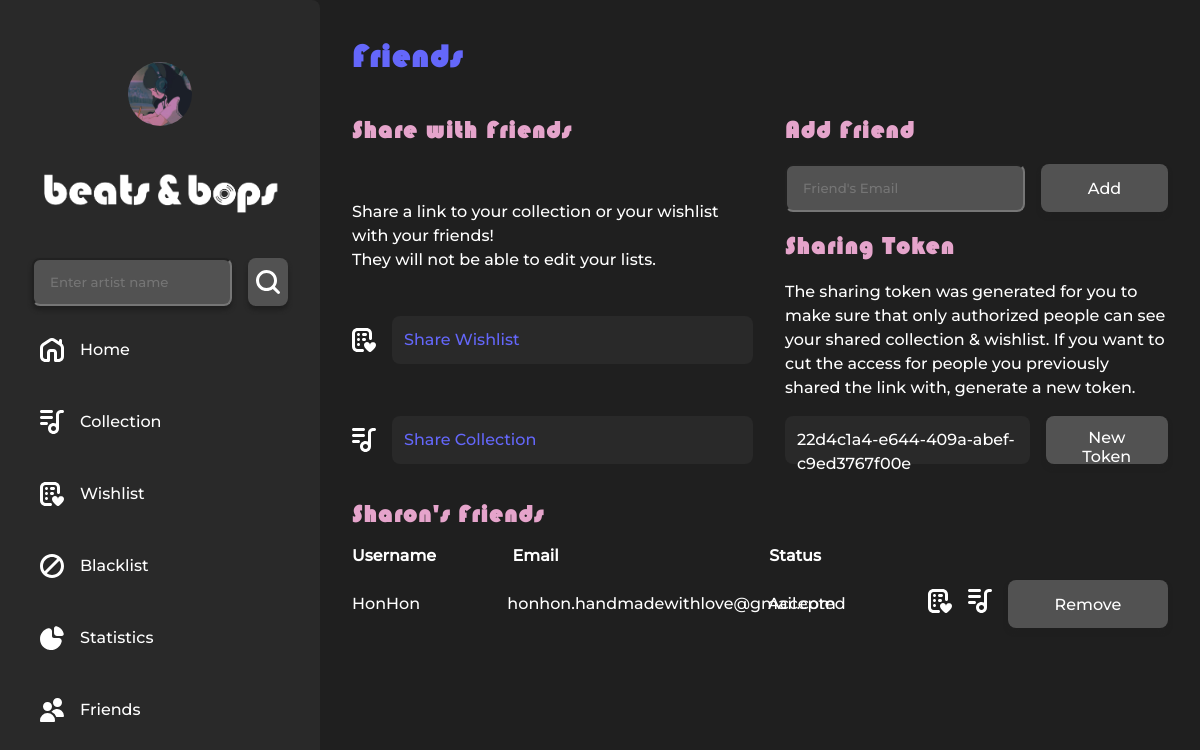
The page /friends/ (signed in) on the database its author committed.
### home/models.py (models this page shows, shortened)
class Profile(models.Model):
    user = models.OneToOneField(User, on_delete=models.CASCADE)
    image = models.ImageField(upload_to='profile_images/', null=True, blank=True)

### friends/models.py (models this page shows, shortened)
class SharingToken(models.Model):
    user = models.OneToOneField(User, on_delete=models.CASCADE, related_name='user_token')
    token = models.CharField(default=generate_unique_token, max_length=36, unique=True)

class Friend(models.Model):
    user = models.ForeignKey(User, on_delete=models.CASCADE)
    friend_name = models.CharField(max_length=100, blank=True)
    friend_email = models.EmailField()
    status = models.CharField(max_length=10, choices=[('pending', 'Pending'), ('accepted', 'Accepted'), ('guest', 'Guest')], default='pending')

### friends/views.py (the view)
# urls.py: path('', views.friends_view, name='friends_view'),
@login_required
def friends_view(request):
    user = request.user
    user_token, created = SharingToken.objects.get_or_create(user=user)
    if request.method == 'POST':
        if 'remove_friend' in request.POST:
            friend_email = request.POST.get('friend_email')
            friend = Friend.objects.filter(user=request.user, friend_email=friend_email).first()
            if friend:
                reciprocal_friend = Friend.objects.filter(user__email=friend_email, friend_email=request.user.email).first()
                if reciprocal_friend:
                    reciprocal_friend.delete()
                friend.delete()
                friend_list = FriendList.objects.get(user=request.user)
                friend_list.friends.remove(friend)
            return redirect('friends_view')
        else:
            form = FriendForm(request.POST)
            if form.is_valid():
                friend_email = form.cleaned_data['friend_email']
                friend_user = User.objects.filter(email=friend_email).first()
                if friend_user and friend_user != request.user:
                    friend = Friend(user=request.user, friend_email=friend_email, friend_name=friend_user.username, status='pending')
                    friend.save()
                    reciprocal_friend = Friend(user=friend_user, friend_email=request.user.email, friend_name=request.user.username, status='pending')
                    reciprocal_friend.save()
                    send_friend_request_email(friend, request)
                else:
                    friend = form.save(commit=False)
                    friend.user = request.user
                    friend.status = 'guest'
                    friend.save()
                    send_invitation_email(friend, request)
                return redirect('friends_view')
    else:
        form = FriendForm()
    friends = Friend.objects.filter(user=request.user).exclude(friend_email=request.user.email)
    return render(request, 'friends/friends.html', {'form': form, 'friends': friends, 'token': user_token.token})

### friends/forms.py
class FriendForm(forms.ModelForm):
    class Meta:
        model = Friend
        fields = ['friend_email']

### users/context_processors.py (called while the page is built)
def settings(request):
    return {
        'settings': django_settings,
    }

### friends/templates/friends/friends.html (shortened to what this page needs)
{% extends 'base_with_sidebar.html' %}
{% load static %}
{% block extra_css %}
    <link rel="stylesheet" href="{% static 'css/apps/friends/friends.css' %}" type="text/css">
{% endblock %}
{% block maincontent %}
<div cladss="full-block">
    <div id="friend-page">
        <h1>Friends</h1>
        <div id="user-block">
            <div id="share-userinfo">
                <h2>Share with Friends</h2>
                <p>Share a link to your collection or your wishlist with your friends!</br>They will not be able to edit your lists.</p>
                <div id="my-wishlist" class="share-link">
                    <img class="icon" src="{% static 'icons/wishlist.svg' %}">
                    <div id="wishlist-link" class="link">
                        <a id="wishlist-share-link" href="{% url 'shared_user_wishlist' token %}">Share Wishlist</a>
                    </div>
                </div>
                <div id="my-collection" class="share-link">
                    <img class="icon" src="{% static 'icons/collection.svg' %}">
                    <div id="collection-link" class="link">
                        <a id="collection-share-link" href="{% url 'shared_user_collection' token %}">Share Collection</a>
                    </div>
                </div>
            </div>
            <div id="add-friend">
                <h2>Add Friend</h2>
                <form method="post" id="add-friend-form">
                    <input id="friend-email" type="email" name="friend_email" placeholder="Friend's Email" required>
                    <button type="submit" name="add_friend" class="button">Add</button>
                </form>
                <div id="token-section">
                    <h2>Sharing Token</h2>
                    <p>The sharing token was generated for you to make sure that only authorized people can see your shared collection & wishlist. If you want to cut the access for people you previously shared the link with, generate a new token. </p>
                    <div id="token-box">
                        <div id="token-display">{{ token }}</div>
                        <button id="generate-token-button" class="button">New Token</button>
                    </div>
                </div>
            </div>
        </div>
        <div id="friend-block">
            <h2>{{ user.first_name }}'s Friends</h2>
                <div id="friend-legend">
                    <div class="friend-username">
                        Username
                    </div>
                    <div class="friend-mail">
                        Email
                    </div>
                    <div class="friend-status">
                        Status
                    </div>
                </div>
                {% for friend in friends %}
                    <div class="friend">
                        <div class="friend-info">
                            <div class="friend-username">
                                {{ friend.friend_name }}{% if friend.status == 'guest' %}(Guest){% endif %}
                            </div>
                            <div class="friend-mail">
                                {{ friend.friend_email }}
                            </div>
                            <div class="friend-status">
                                {{ friend.get_status_display }}
                            </div>
                        </div>
                        <div class="friend-controls">
                            <a id="see-wishlist" href="{% url 'user_wishlist' friend.friend_name %}">
                                <img class="icon" src="{% static 'icons/wishlist.svg' %}">
                            </a>
                            <a id="see-collection" href="{% url 'user_collection' friend.friend_name %}">
                                <img class="icon" src="{% static 'icons/collection.svg' %}">
                            </a>
                            <form method="post" action="{% url 'friends_view' %}">
                                <button type="submit" name="remove_friend" class="button">Remove</button>
                            </form>
                        </div>
                    </div>
                {% endfor %}
        </div>
    </div>
</div>
{% endblock %}

### templates/sidebar.html (shortened to what this page needs)
{% load static %}
{% block content %}
    <div class="sidebar">
        <div id="profile-button" data-profile-url="{% url 'user_profile' %}">
            {% if user.profile.image %}
                <img id="profile-image-small" src="{{ user.profile.image.url }}">
            {% else %}
                <img id="profile-image-small" src="{% static 'img/default.jpg' %}">
            {% endif %}
        </div>
        <div class="sidebar-logo">
            <a href="{% url 'index' %}">
                <img src="{% static 'img/logo.png' %}" alt="Logo" class="logo-img">
            </a>
        </div>
        <div class="searchbar"  name="searchbar" >
            <form method="POST" class="search-form" action="{% url 'artist_search' %}">
                <div class="input-group">
                    <input type="text" name="artist_name" id="artist-name" placeholder="Enter artist name" class="input-field" required>
                    <button type="submit" class="button"> <img class="icon" src="{% static 'icons/search.svg' %}"> </button>
                </div>
            </form>
        </div>
        <div class="sidebar-item" id="home-button" data-home-url="{% url 'index' %}">
            <img class="icon" src="{% static 'icons/home.svg' %}">Home
        </div>
        <div class="sidebar-item" id="collection-button" data-collection-url="{% url 'collection_overview' %}">
            <img class="icon" src="{% static 'icons/collection.svg' %}">Collection
        </div>
        <div class="sidebar-item" id="wishlist-button" data-wishlist-url="{% url 'wishlist_overview' %}">
            <img class="icon" src="{% static 'icons/wishlist.svg' %}">Wishlist
        </div>
        <div class="sidebar-item" id="blacklist-button" data-blacklist-url="{% url 'blacklist_overview' %}">
            <img class="icon" src="{% static 'icons/blacklist.svg' %}">Blacklist
        </div>
        <div class="sidebar-item" id="dashboard-button" data-dashboard-url="{% url 'dashboard' %}">
            <img class="icon" src="{% static 'icons/dashboard.svg' %}">Statistics
        </div>
        <div class="sidebar-item" id="friends-button" data-friends-url="{% url 'friends_view' %}">
            <img class="icon" src="{% static 'icons/friends.svg' %}">Friends
        </div>
    </div>
{% endblock %}

### static/css/themes/winter_theme.css (style rules this page uses)
:root { --accent100: #6467fa; --accent90: #4e50de; --accentVariantA100: #9C8185; --accentVariantB100: #E5A4CB; }

### static/css/apps/friends/friends.css (style rules this page uses)
button { display: inline; }
form { display: inline; background-color: var(--neutral100); }
#friend-page { display: flex; flex-direction: column ; justify-content: space-between; gap: var(--gapBigBlocks); }
#user-block { display: flex; flex-direction: row; gap: var(--gapBigBlocks); justify-content: space-between; }
#share-userinfo { flex-grow: 1; display: flex; flex-direction: column; justify-content: space-between; }
#share-userinfo p { height: 3rem; margin: 0 0 var(--gapDistance) 0; }
#add-friend { display: flex; flex-direction: column; width: 60%; gap: var(--gapDistance); }
#add-friend-form { display: flex; flex-direction: row; gap: var(--gapDistance); align-items: center; background-color: var(--neutral100); justify-content: space-between; box-sizing: border-box; }
#add-friend-form input { height: 3rem; }
#friend-email { width: 85%; }
.share-link { display: flex; flex-direction: row; gap: var(--gapDistance); align-items: center; }
.link { background-color: var(--neutral90); border-radius: var(--borderRadius); height: var(--buttonHeight); padding: 0.75rem; box-sizing: border-box; align-items: center; flex-grow: 1; }
#token-box { display: flex; flex-direction: row; gap: var(--gapDistance); align-items: center; justify-content: space-between; }
#token-display { background-color: var(--neutral90); border-radius: var(--borderRadius); height: var(--buttonHeight); flex-grow: 1; padding: 0.75rem 0.75rem; justify-content: center; box-sizing: border-box; }
#friend-block { flex-grow: 1; }
.friend { display: flex; flex-direction: row; gap: var(--gapDistance); justify-content: space-between; margin-bottom: var(--gapDistance); }
.friend-info, #friend-legend { display: flex; flex-direction: row; gap: var(--gapDistance); height: 3rem; align-items: center; justify-content: space-between; width: 60% }
#friend-legend { font-weight: bold; }
.friend-username { width: 30%; }
.friend-mail { width: 50%; }
.friend-status { width: 15%; }
.friend-controls { display: flex; flex-direction: row; justify-content: space-between; align-items: center; gap: var(--gapDistance); }

### static/css/base.css (style rules this page uses)
:root { --defaultFont: 'Montserrat', 'Verdana' , sans-serif; --headlineFont: 'Bauhaus93', 'Montserrat', 'Verdana' , sans-serif; }
body { font-family: var(--defaultFont); font-size: 1rem; background-color: var(--neutral100); color: var(--neutral0); display: flex; flex-direction: column; align-items: center; line-height: 1.5; margin: 0; padding: 0; }
a { color: var(--accent100); text-decoration: none; }
h1, h2, h3 { text-align: left; font-family: var(--headlineFont); margin: 0; letter-spacing: 0.1rem; }
h1 { font-size: 2rem; color: var(--accent100); }
h2 { font-size: 1.5rem; color: var(--accentVariantB100); }
p { font-weight: 100; -webkit-font-smoothing: antialiased; }
input { font-family: var(--defaultFont); }

### static/css/layout.css (style rules this page uses)
:root { --borderRadius: 0.5rem; --boxShadow: 0px 0.25rem 0.25rem var(--neutral100); --gapDistance: 1rem; --gapBigBlocks: 2rem; --transitionStyle: background-color 0.3s ease, transform 0.3s ease; }

### static/css/components/button.css (style rules this page uses)
:root { --buttonWidth: 10rem; --buttonHeight: 3rem; }
.button { width: var(--buttonWidth); height: var(--buttonHeight); padding: 0.75rem 1.5rem; font-family: var(--defaultFont); font-size: 1rem; color: var(--neutral0); background-color: var(--neutral70); border: none; border-radius: var(--borderRadius); cursor: pointer; box-shadow: var(--boxShadow); transition: var(--transitionStyle); box-sizing: border-box; }

### static/css/components/form.css (style rules this page uses)
form { display: flex; flex-direction: column; width: 100%; margin: 0 auto; border-radius: var(--borderRadius); color: var(--neutral0); gap: var(--gapDistance); }
form input, form textarea { width: 100%; padding: 1rem; border-radius: var(--borderRadius); box-sizing: border-box; background-color: var(--neutral70); color: var(--neutral0); }

### static/css/components/album_artist.css (style rules this page uses)
:root { --coverSize: 8vw; }

### static/css/themes/dark_mode.css (style rules this page uses)
:root { --neutral100: #1f1f1f; --neutral90: #292929; --neutral70: #525252; --neutral0: #ffffff; }

### rows shown on the page
SharingToken: token "22d4c1a4-e644-409a-abef-c9ed3767f00e"
Friend: friend_name "HonHon", friend_email "honhon.handmadewithlove@gmail.com", status "Accepted"

### other values the page prints
{{ user.first_name }} "Sharon"
